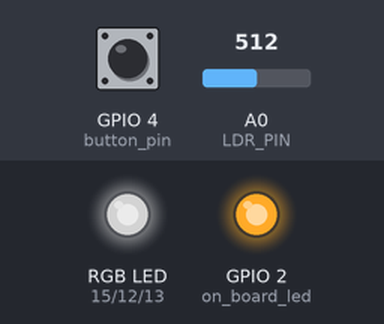
The sketch below on a simulated ESP8266 (NodeMCU). On the bench: an RGB LED mixed from three pins (HIGH = lit), output pins drawn as LEDs (lit = HIGH). Inputs (shaded band) come from the test bench; at power-on: GPIO 4 (button_pin) HIGH, A0 (LDR_PIN) = 512. Dim RGB values are drawn brighter than linear.

Above: at 7.8 s.
7.9 s: GPIO 4 (button_pin) pulled LOW for 0.15 s
At 8.9 s:
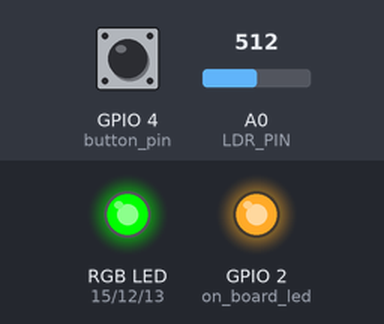
At 10.0 s:
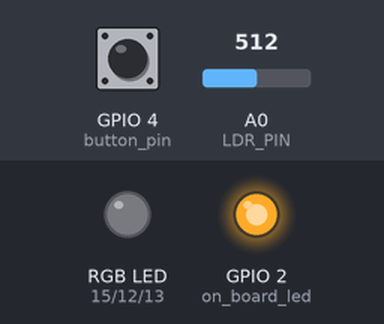
Timing chart, 0 to 26.0 s (numbered marks = the images above; inputs shaded):
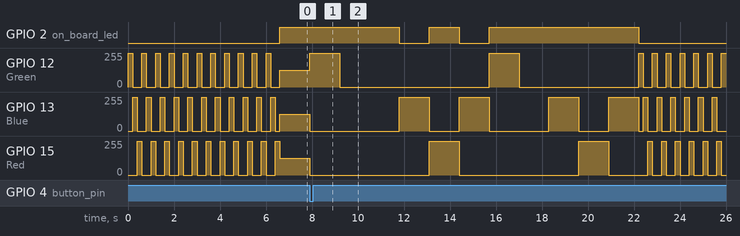

The sketch:

Wittyesp8266.ino
```cpp
// The Witty Cloud Internet Of Things device
// This example maps the basic pinout functions of the device.
// 1. button_pin = digital pin 4
// ABOUT: This is A action push button on the board. One total included.
// 2. esp8266 LED = digital pin 2
// 3. LDR_PIN = analog pin 0
// ABOUT: A photoresistor is a passive component that decreases
// resistance with respect to receiving luminosity (light) on the
// component's sensitive surface.
// 4. Red/Blue/Green all in one LED.
// ABOUT: digital pins 3 total; Green is pin 12,
// Blue is pin 13 and Red is pin 15. Values and range are 0 to 100 max.
//
// Other Information about the arduino map function:
// the map() function uses integer math. So fractions might get suppressed
// due to this. For example, fractions like 3/2, 4/3, 5/4 will all be returned
// as 1 from the map() function, despite their different actual values.
// So if your project requires precise calculations (e.g. voltage accurate to 3 decimal places),
// please consider avoiding map() and implementing the calculations manually in your code yourself.
//
// Syntax of function map() :
// map(value, fromLow, fromHigh, toLow, toHigh)
//
// The Maximum range is 1023 lumens total. The low range is a set point factor.
//

#include <ESP8266WiFi.h>
const int LDR_PIN = A0;
const int Green = 12;
const int Blue = 13;
const int Red = 15;
const int on_board_led = 2;
const int button_pin = 4;

void setup() {
pinMode(button_pin, INPUT_PULLUP);
pinMode(on_board_led, OUTPUT);
pinMode(Green, OUTPUT);
pinMode(Blue, OUTPUT);
pinMode(Red, OUTPUT);
pinMode(LDR_PIN, INPUT);
RGB_LOW();
RGB_loop();
}

// Setup functions

void RGB_LOW() {
digitalWrite(Green, 0);
digitalWrite(Blue, 0);
digitalWrite(Red, 0);
}

void RGB_loop() {
digitalWrite(on_board_led, LOW);
for (int i = 0; i <= 10; i++) {
digitalWrite(Green, 1);
delay(200);
digitalWrite(Green, 0);
digitalWrite(Blue, 1);
delay(200);
digitalWrite(Blue, 0);
digitalWrite(Red, 1);
delay(200);
digitalWrite(Red, 0);
 }
 digitalWrite(on_board_led, HIGH);
}


void loop() {
  int btn_Status = HIGH;
  btn_Status = digitalRead (button_pin);  // Check status of button
  if (btn_Status == LOW) {
RGB_LOW();
runall();
}
int light_Intensity;
light_Intensity = analogRead(LDR_PIN);
analogWrite(Blue, map(light_Intensity, 0,1023, 1023, 0));
analogWrite(Red, map(light_Intensity, 0,1023, 1023, 0));
analogWrite(Green, map(light_Intensity, 0,1023, 1023, 0));
}
void runall() {
onoff_Green();
BGR_slow();
BR_slow();
RGB_loop();
}

void BGR_slow() {
int x = 1300;
delay(x);
digitalWrite(on_board_led, LOW);
digitalWrite(Blue, 1);
delay(x);
digitalWrite(on_board_led, HIGH);
digitalWrite(Blue, 0);
digitalWrite(Red, 1);
delay(x);
digitalWrite(Red, 0);
digitalWrite(on_board_led, LOW);
digitalWrite(Blue, 1);
delay(x);
digitalWrite(on_board_led, HIGH);
digitalWrite(Blue, 0);
digitalWrite(Green, 1);
delay(x);
digitalWrite(Green, 0);
}

void BR_slow() {
int x = 1300;
delay(x);
digitalWrite(Blue, 1);
delay(x);
digitalWrite(Blue, 0);
digitalWrite(Red, 1);
delay(x);
digitalWrite(Red, 0);
digitalWrite(Blue, 1);
delay(x);
digitalWrite(Blue, 0);
}

void onoff_Green() {
int x = 1300;
digitalWrite(Green, 1);
delay(x);
digitalWrite(Green, 0);
delay(x);
}
```

Measured:
- after the input at 7.9 s, GPIO 2 (on_board_led): goes LOW 1.3 s, HIGH 1.3 s, LOW 1.3 s, HIGH 6.5 s, then LOW, starting after 3.9 s; GPIO 12 (Green): goes 255/255 1.3 s, 0/255 6.5 s, 255/255 1.3 s, 0/255 5.2 s, 6 × (255/255 0.20 s, 0/255 0.40 s), then 255/255, starting at once
- by itself, GPIO 12 (Green), GPIO 15 (Red): repeats every 0.60 s: 255/255 0.20 s, 0/255 0.40 s, until it stays 127/255 from 6.6 s
